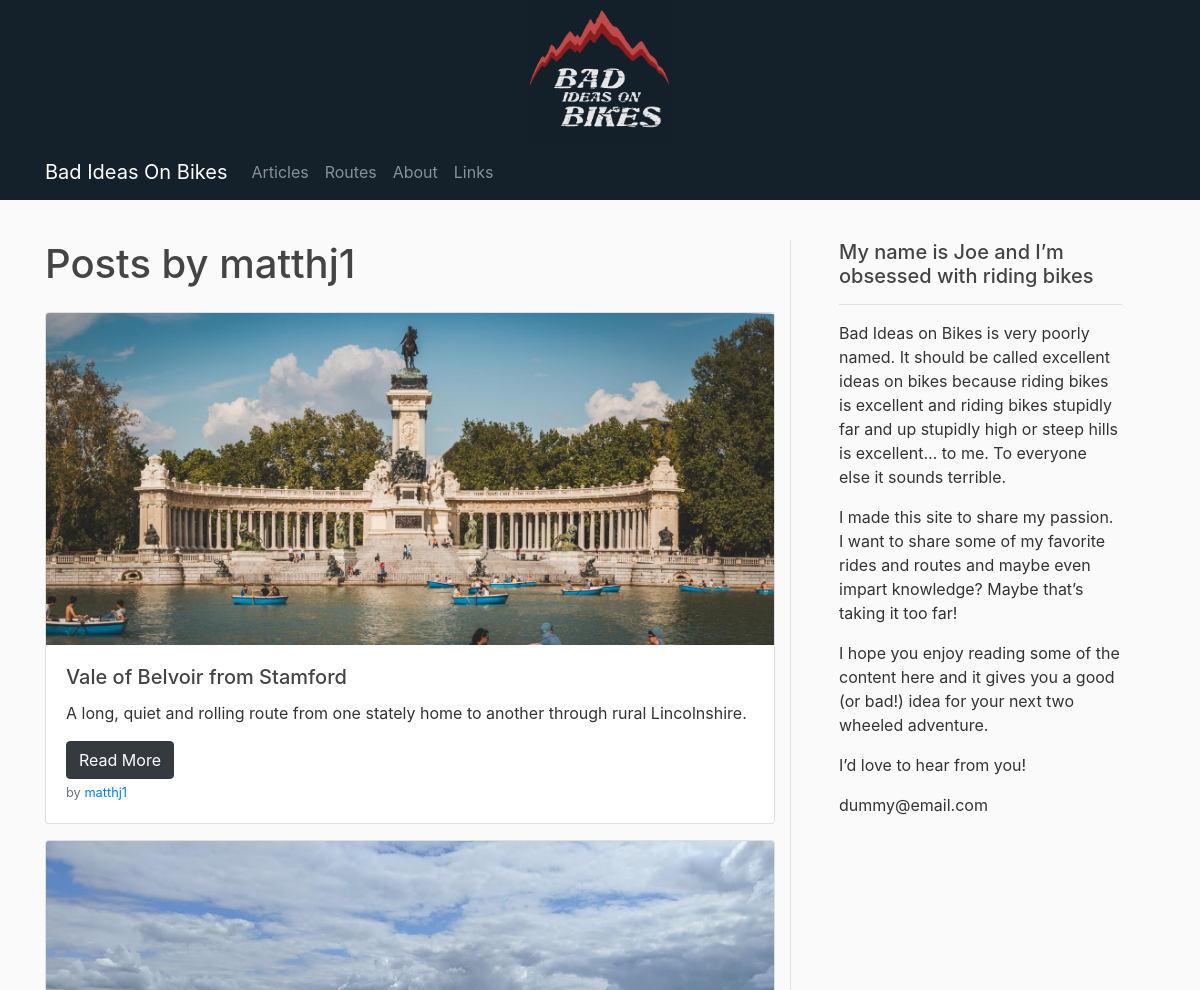
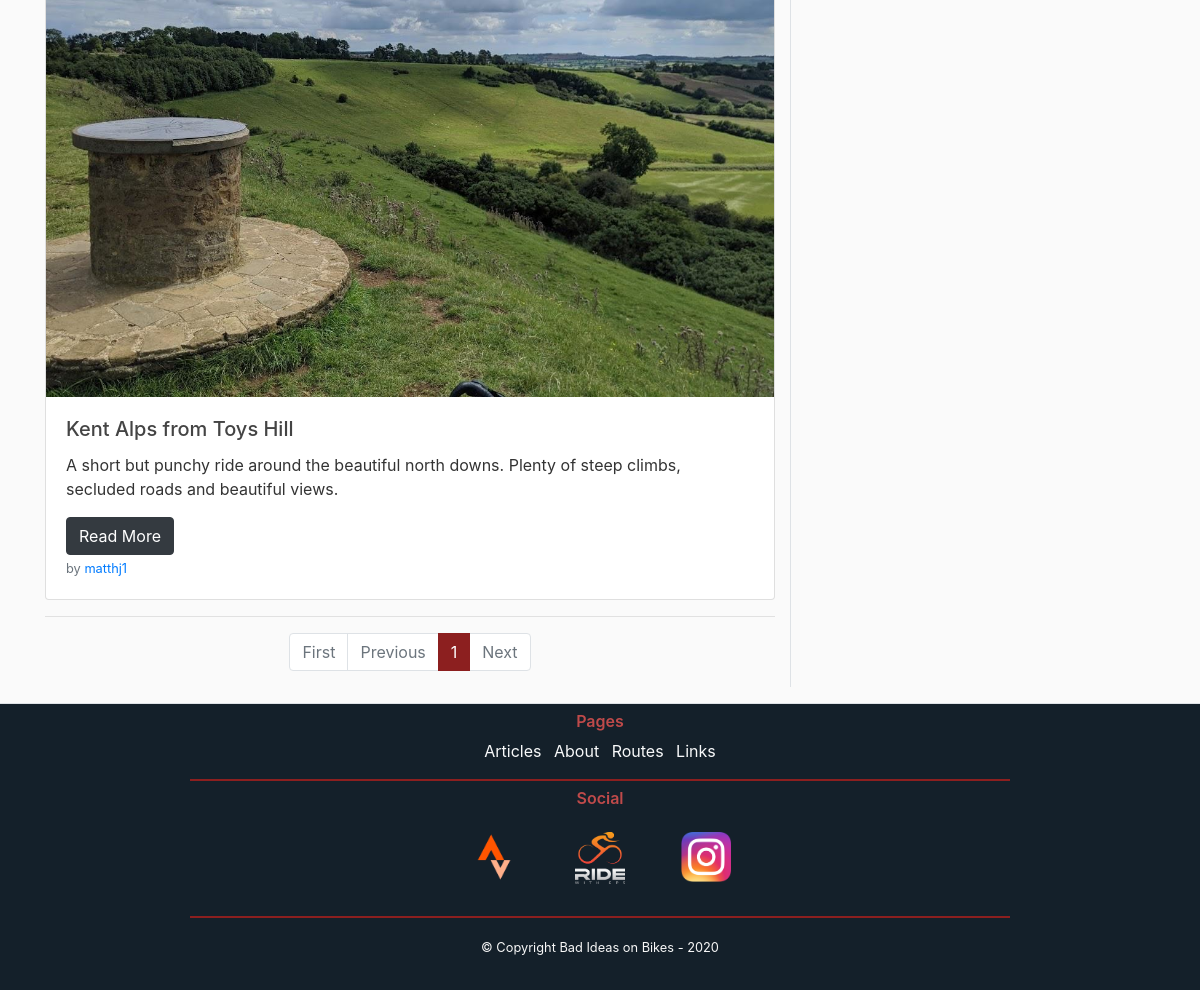
Page /user/matthj1 on the committed database (2 pictures, top to bottom).
### flaskbiob/models.py (models this page shows, shortened)
class Users(db.Model, UserMixin):
    id = db.Column(db.Integer, primary_key=True)
    username = db.Column(db.String(20), unique=True, nullable=False)
    email = db.Column(db.String(100), unique=True, nullable=False)
    image_file = db.Column(db.String(20), nullable=False, default="default.png")
    password = db.Column(db.String(60), nullable=False)
    posts = db.relationship("Posts", backref="author", lazy=True)
    routes = db.relationship("Routes", backref="author", lazy=True)
    reviews = db.relationship("Reviews", backref="author", lazy=True)

class Posts(db.Model):
    id = db.Column(db.Integer, primary_key=True)
    post_type = db.Column(db.String(7), nullable=False)
    title = db.Column(db.String(100), nullable=False)
    date = db.Column(db.DateTime, nullable=False, default=datetime.utcnow)
    leader = db.Column(db.Text, nullable=False)
    content = db.Column(db.Text, nullable=False)
    post_image = db.Column(db.String(100), nullable=False, default="default_post.jpg")
    user = db.Column(db.Integer, db.ForeignKey("users.id"), nullable=False)
    routes = db.relationship("Routes", backref="post_route", lazy=True)
    reviews = db.relationship("Reviews", backref="post_review", lazy=True)

### flaskbiob/users/routes.py (the view)
@users.route("/user/<string:username>")
def userpostPage(username):
    page = request.args.get("page", 1, type=int)
    user = Users.query.filter_by(username=username).first_or_404()
    posts = Posts.query.filter_by(author=user)\
        .order_by(Posts.date.desc())\
        .paginate(page=page, per_page=5)
    return render_template("User_Posts.html", posts=posts, user=user)

### flaskbiob/templates/User_Posts.html
{% extends "BASE.html" %}
    {% block content %}
    <div class="row py-3">
        <div class="col" id="main">
            <h1 class="mb-4">Posts by {{ user.username }}</h1>
            {% for post in posts.items %}
            <div class="card mb-3">
              <img src="{{ url_for('static', filename='post_pics/' + post.post_image) }}" class="card-img-top" alt="...">
              <div class="card-body">
                <h5 class="card-title">{{ post.title }}</h5>
                <p class="card-text">{{ post.leader }}</p>
                  <a href="{{ url_for('posts.postPage', post_id = post.id) }}" class="btn btn-dark">Read More</a>
                  <p class="card-text"><small class="text-muted">by <a href="{{ url_for('users.userpostPage', username=post.author.username) }}">{{ post.author.username }}</a></small></p>
              </div>
            </div>
            {% endfor %}
            <hr>
            <div class="d-flex justify-content-center">
                <nav aria-label="Page navigation example">
                    <ul class="pagination">
                        <li class="page-item {% if not posts.has_prev %}disabled{% endif %}"><a class="page-link" href="{{ url_for('users.userpostPage', username=user.username, page=1) }}">First</a></li>
                        <li class="page-item {% if not posts.has_prev %}disabled{% endif %}"><a class="page-link" href="{{ url_for('users.userpostPage', username=user.username, page=posts.prev_num) }}">Previous</a></li>
                        {% for page_num in posts.iter_pages() %}
                            {% if page_num %}
                                <li class="page-item {% if posts.page == page_num %}active{% endif %}"><a class="page-link" href="{{ url_for('users.userpostPage', username=user.username, page=page_num) }}">{{ page_num }}</a></li>
                            {% endif %}
                        {% endfor %}
                        <li class="page-item {% if not posts.has_next %}disabled{% endif %}"><a class="page-link" href="{{ url_for('users.userpostPage', username=user.username, page=posts.next_num) }}">Next</a></li>
                    </ul>
                </nav>
            </div>
        </div>
        <div class="col-4 order-2 px-5 border-left d-none d-lg-block pb-3" id="sticky-sidebar">
            <div class="sticky-top">
                <h5>My name is Joe and I’m obsessed with riding bikes</h5>
                <hr>
                <p>Bad Ideas on Bikes is very poorly named. It should be called excellent ideas on bikes because riding bikes is excellent and riding bikes stupidly far and up stupidly high or steep hills is excellent… to me. To everyone else it sounds terrible.</p>
                <p>I made this site to share my passion. I want to share some of my favorite rides and routes and maybe even impart knowledge? Maybe that’s taking it too far!</p>
                <p>I hope you enjoy reading some of the content here and it gives you a good (or bad!) idea for your next two wheeled adventure.</p>
                <p>I’d love to hear from you!</p>
                <p>dummy@email.com</p>
            </div>
        </div>
    </div>
    {% endblock content %}

### flaskbiob/static/main.css (style rules this page uses)
body { background: #fafafa; color: #333333; }
h1, h2, h3, h4, h5, h6 { color: #444444; }
.pagination > li > a { background-color: white; color: #444444; }
.pagination > .active > a { color: white; background-color: #8c1f1f !Important; border: solid 1px #8c1f1f !Important; }

### rows in the picture
Users: username "matthj1"
Posts: post_image (picture), title "Vale of Belvoir from Stamford", leader "A long, quiet and rolling route from one stately home to another through rural Lincolnshire.", author.username "matthj1"
Posts: post_image (picture), title "Kent Alps from Toys Hill", leader "A short but punchy ride around the beautiful north downs. Plenty of steep climbs, secluded roads and beautiful views.", author.username "matthj1"

### other values in the picture
{{ page_num }} "1"
